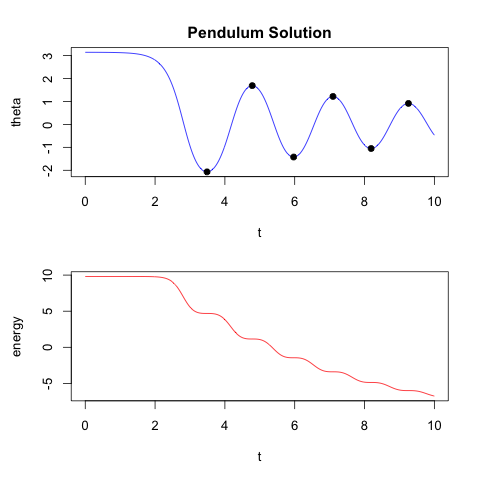

This chart was generated by the following R code:
#
# plot_pendulumv_solution.R
#
# Uses the vector field defined in pendulumv.R.
# The root-finding ability of the ode function in the deSolve
# package is used to identify the points where the velocity
# is zero.
#

library(deSolve)

# Load the pendulum vector field definition.
source("pendulumv.R")

# Define a dummy event function.  We're only interested
# recording the roots of the function pendulumv_v.
event <- function(t, y, parms) {
	return(y)
}

# Parameters
parameters = c(g = 9.81, b = 0.25, L = 1.0, m = 1.0)

# Initial conditions
state = c(theta = 3.14, v = 0.0)

# Time values
times = seq(0, 10, by = 0.02)

# Call the ODE solver
sol = ode(y = state, times = times, func = pendulumv, parms = parameters,
          jactype = "fullusr", jacfunc = pendulumv_jac,
          atol = 1e-8, rtol = 1e-6, method = "lsoda",
          events = list(func = event, root = TRUE),
          rootfunc = pendulumv_v)

troot <- attr(sol, "troot")
theta_root <- attr(sol, "valroot")[1,]

# Plot the solution to a PNG file.
png(file = "plot_pendulumv_solution.png")
par(mfcol = c(2,1), mar = c(4, 4.5, 2, 2), oma = c(1, 0, 1, 0), cex = 1.1)
plot(sol[, "time"], sol[, "theta"],
     xlab = "t", ylab = "theta", main = "Pendulum Solution",
     type = "l", col = "blue")
points(troot, theta_root, pch = 19, col = "black", cex = 1)
plot(sol[, "time"], pendulumv_sol_energy(sol, parameters),
     xlab = "t", ylab = "energy",
     type="l", col = "red")
dev.off()
